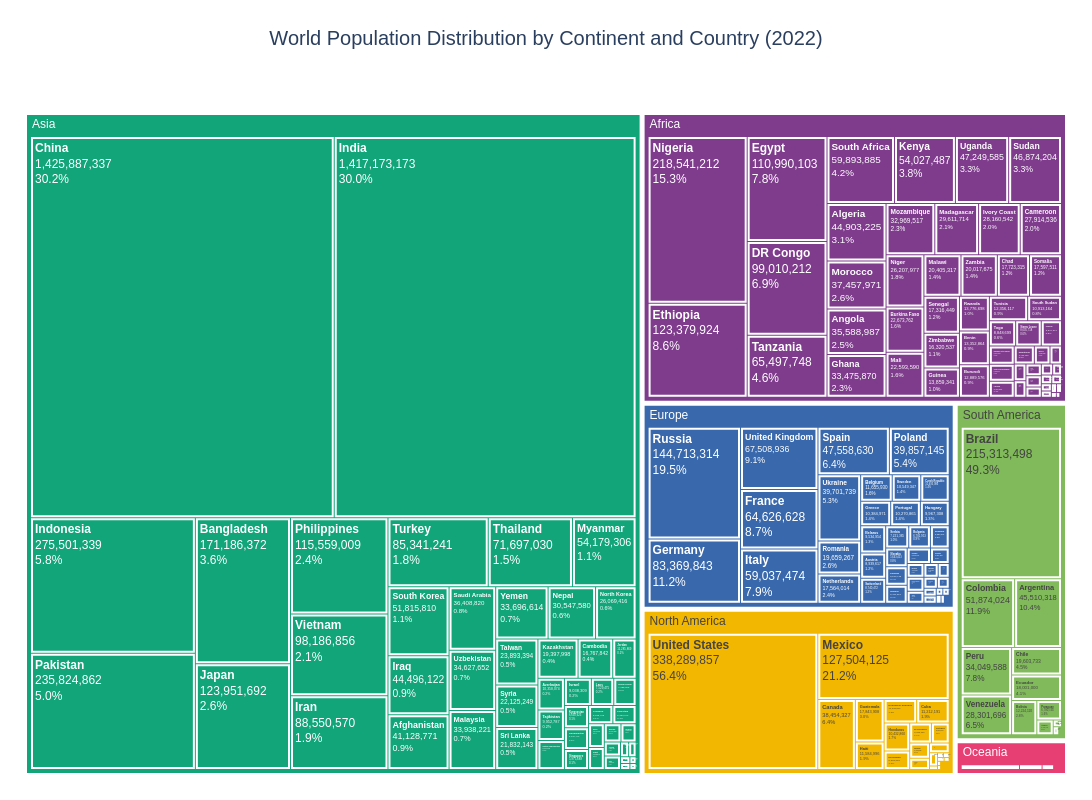

Notebook code cell kept with this figure:
### Markdown cell above
**Chart choice & justification:** *Which chart did you choose, and why? Justify design choices.

*YOUR ANSWER HERE* : I chose a treemap because it effectively displays hierarchical population data at two levels: continents and individual countries. The size of each rectangle represents the country's 2022 population, while colours distinguish the continents. This makes it easy to compare population sizes between countries and understand how each continent contributes to the total world population. I used clear labels and hover information to improve readability.

### Code cell
# 1. Prepare data
q6_data = df.dropna(
    subset=['Continent', 'Country', '2022 Population']
).copy()

q6_data = q6_data[
    q6_data['2022 Population'] > 0
].copy()

# 2. Calculate total world population
world_population = q6_data['2022 Population'].sum()

print("=" * 60)
print("Q6: WORLD POPULATION DISTRIBUTION")
print("=" * 60)

print(f"\nTotal world population (2022): {world_population:,.0f}")

# 3. Calculate population by continent
continent_population = q6_data.groupby(
    'Continent'
)['2022 Population'].sum().sort_values(ascending=False)

print("\nPopulation by continent:")
print(continent_population.to_string())

# 4. Create treemap
fig = px.treemap(
    q6_data,
    path=['Continent', 'Country'],
    values='2022 Population',
    color='Continent',
    color_discrete_sequence=px.colors.qualitative.Bold,
    title='World Population Distribution by Continent and Country (2022)',
    hover_data={
        '2022 Population': ':,'
    }
)

# 5. Improve treemap appearance
fig.update_traces(
    textinfo='label+value+percent parent',
    texttemplate='<b>%{label}</b><br>%{value:,.0f}<br>%{percentParent:.1%}',
    hovertemplate=(
        '<b>%{label}</b><br>'
        'Population: %{value:,.0f}<br>'
        'Share of parent: %{percentParent:.2%}'
        '<extra></extra>'
    ),
    marker=dict(
        line=dict(
            color='white',
            width=2
        )
    )
)

# 6. Professional layout
fig.update_layout(
    title=dict(
        x=0.5,
        xanchor='center',
        font=dict(size=20)
    ),
    height=800,
    width=1150,
    margin=dict(
        t=90,
        l=20,
        r=20,
        b=20
    ),
    font=dict(
        family='Arial',
        size=12
    )
)

# 7. Display chart
fig.show()

# 8. Show top 10 populated countries
print("\nTop 10 most populated countries in 2022:")

print(
    q6_data.nlargest(
        10, '2022 Population'
    )[['Country', 'Continent', '2022 Population']]
    .to_string(index=False)
)

# 9. Show continental population percentages
print("\nContinental share of world population:")

continent_share = (
    continent_population / world_population * 100
).round(2)

print(continent_share.to_string())

### Figure 1 — Plotly figure (JSON) as saved in the notebook; plotly's stock layout.template omitted (floating-point values rounded to 4 significant figures; data arrays with more than 128 entries replaced by an {"elided": "..."} marker saying what was removed)
{"data": [{"branchvalues": "total", "customdata": {"elided": "240x2 mixed values"}, "domain": {"x": [0, 1], "y": [0, 1]}, "hovertemplate": "<b>%{label}</b><br>Population: %{value:,.0f}<br>Share of parent: %{percentParent:.2%}<extra></extra>", "ids": {"elided": "240 str values"}, "labels": {"elided": "240 str values"}, "marker": {"colors": {"elided": "240 str values"}, "line": {"color": "white", "width": 2}}, "name": "", "parents": {"elided": "240 str values"}, "textinfo": "label+value+percent parent", "texttemplate": "<b>%{label}</b><br>%{value:,.0f}<br>%{percentParent:.1%}", "type": "treemap", "values": {"elided": "240 float values"}}], "layout": {"font": {"family": "Arial", "size": 12}, "height": 800, "legend": {"tracegroupgap": 0}, "margin": {"b": 20, "l": 20, "r": 20, "t": 90}, "title": {"font": {"size": 20}, "text": "World Population Distribution by Continent and Country (2022)", "x": 0.5, "xanchor": "center"}, "treemapcolorway": ["rgb(127, 60, 141)", "rgb(17, 165, 121)", "rgb(57, 105, 172)", "rgb(242, 183, 1)", "rgb(231, 63, 116)", "rgb(128, 186, 90)", "rgb(230, 131, 16)", "rgb(0, 134, 149)", "rgb(207, 28, 144)", "rgb(249, 123, 114)", "rgb(165, 170, 153)"], "width": 1150}}
